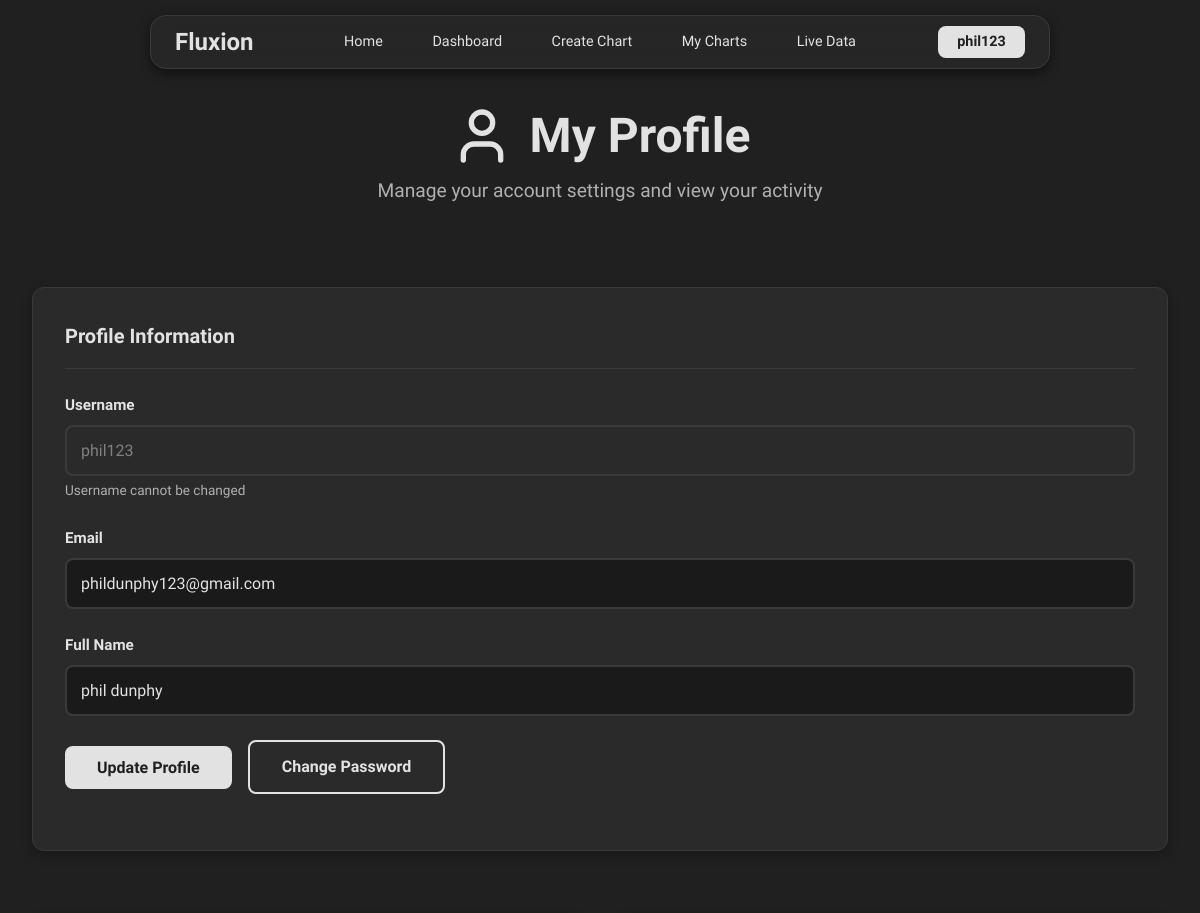
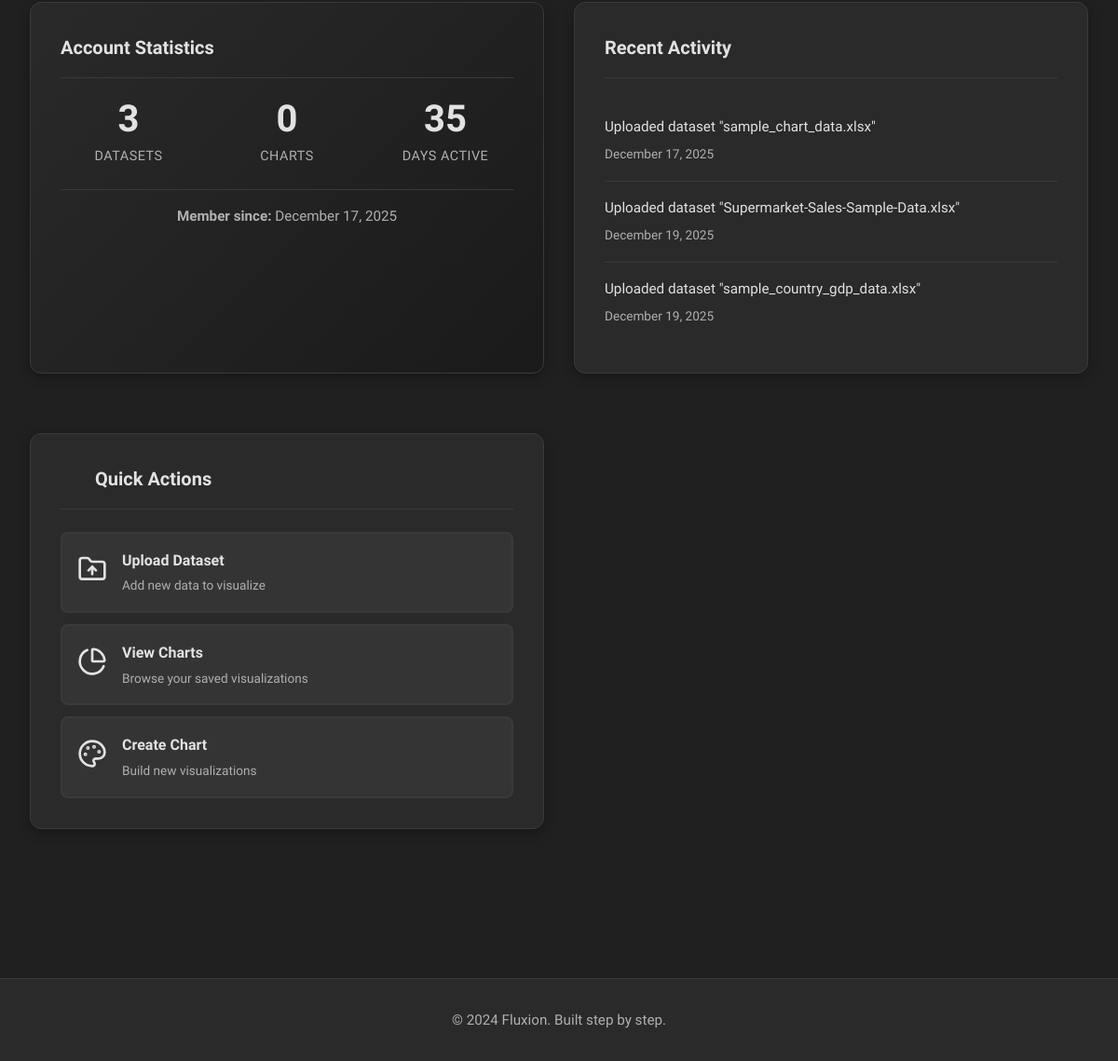
Screenshot of /profile (signed in) with the database file from the repository (2 pictures, top to bottom).
### models.py (models this page shows, shortened)
class User(UserMixin, db.Model):
    id = db.Column(db.Integer, primary_key=True)
    username = db.Column(db.String(80), unique=True, nullable=False)
    email = db.Column(db.String(120), unique=True, nullable=False)
    password_hash = db.Column(db.String(200), nullable=False)
    full_name = db.Column(db.String(100), nullable=True)
    created_at = db.Column(db.DateTime, default=datetime.utcnow)
    is_active = db.Column(db.Boolean, default=True)
    datasets = db.relationship('Dataset', backref='owner', lazy=True, cascade='all, delete-orphan')
    charts = db.relationship('Chart', backref='owner', lazy=True, cascade='all, delete-orphan')

### app.py (the view)
@app.route('/profile', methods=['GET', 'POST'])
@login_required
def profile():
    form = ProfileForm(current_user.email)
    if form.validate_on_submit():
        current_user.email = form.email.data
        current_user.full_name = form.full_name.data
        db.session.commit()
        flash('Your profile has been updated.', 'success')
        return redirect(url_for('profile'))
    elif request.method == 'GET':
        form.username.data = current_user.username
        form.email.data = current_user.email
        form.full_name.data = current_user.full_name
    days_since_joined = (datetime.utcnow() - current_user.created_at).days
    recent_activity = []
    if current_user.datasets:
        for dataset in current_user.datasets[-3:]:
            recent_activity.append({
                'icon': '📊',
                'text': f'Uploaded dataset "{dataset.original_filename}"',
                'time': dataset.upload_date.strftime('%B %d, %Y'),
            })
    return render_template('auth/profile.html',
                           form=form,
                           days_since_joined=days_since_joined,
                           recent_activity=recent_activity)

### forms.py (shortened to what this page needs)
class ProfileForm(FlaskForm):
    username = StringField('Username', validators=[
        DataRequired(),
        Length(min=3, max=20)
    ], render_kw={'readonly': True})  # Username not editable
    email = StringField('Email', validators=[
        DataRequired(),
        Email()
    ])
    full_name = StringField('Full Name', validators=[
        Length(max=100)
    ])
    submit = SubmitField('Update Profile')
    def __init__(self, original_email, *args, **kwargs):
        super(ProfileForm, self).__init__(*args, **kwargs)
        self.original_email = original_email

### app.py (called while the page is built)
@login_manager.user_loader
def load_user(user_id):
    return User.query.get(int(user_id))

### templates/auth/profile.html (shortened to what this page needs)
{% extends "base.html" %}
{% block content %}
<div class="container">
    <div class="profile-header">
        <h1>
            My Profile
        </h1>
        <p>Manage your account settings and view your activity</p>
    </div>
    <div class="profile-grid">
        <div class="card profile-card">
            <div class="card-header">
                <h3 class="card-title">
                    Profile Information
                </h3>
            </div>
            <form method="POST" class="profile-form">
                <div class="form-group">
                    {{ form.username.label(class="form-label") }}
                    {{ form.username(class="form-control", readonly=true) }}
                    <small class="form-help">Username cannot be changed</small>
                </div>
                <div class="form-group">
                    {{ form.email.label(class="form-label") }}
                    {{ form.email(class="form-control" + (" error" if form.email.errors else "")) }}
                </div>
                <div class="form-group">
                    {{ form.full_name.label(class="form-label") }}
                    {{ form.full_name(class="form-control" + (" error" if form.full_name.errors else "")) }}
                </div>
                <div class="form-group">
                    {{ form.submit(class="btn btn-primary") }}
                    <a href="{{ url_for('change_password') }}" class="btn btn-secondary">
                        Change Password
                    </a>
                </div>
            </form>
        </div>
        <div class="card stats-card">
            <div class="card-header">
                <h3 class="card-title">
                Account Statistics
                </h3>
            </div>
            <div class="stats-grid">
                <div class="stat-item">
                    <div class="stat-number">{{ current_user.datasets|length }}</div>
                    <div class="stat-label">Datasets</div>
                </div>
                <div class="stat-item">
                    <div class="stat-number">{{ current_user.charts|length }}</div>
                    <div class="stat-label">Charts</div>
                </div>
                <div class="stat-item">
                    <div class="stat-number">{{ days_since_joined }}</div>
                    <div class="stat-label">Days Active</div>
                </div>
            </div>
            <div class="member-since">
                <p><strong>Member since:</strong> {{ current_user.created_at.strftime('%B %d, %Y') }}</p>
            </div>
        </div>
        <div class="card activity-card">
            <div class="card-header">
                <h3 class="card-title">
                   Recent Activity
                </h3>
            </div>
            <div class="activity-list">
                {% if recent_activity %}
                    {% for activity in recent_activity %}
                        <div class="activity-item">
                            <div class="activity-content">
                                <p class="activity-text">{{ activity.text }}</p>
                                <span class="activity-time">{{ activity.time }}</span>
                            </div>
                        </div>
                    {% endfor %}
                {% endif %}
            </div>
        </div>
        <div class="card actions-card">
            <div class="card-header">
                <h3 class="card-title">
                    <svg class="icon icon-md"></svg>
                    Quick Actions
                </h3>
            </div>
            <div class="actions-list">
                <a href="{{ url_for('dashboard') }}" class="action-button">
                    <div class="action-icon">
                    </div>
                    <div class="action-content">
                        <h4>Upload Dataset</h4>
                        <p>Add new data to visualize</p>
                    </div>
                </a>
                <a href="{{ url_for('charts') }}" class="action-button">
                    <div class="action-icon">
                    </div>
                    <div class="action-content">
                        <h4>View Charts</h4>
                        <p>Browse your saved visualizations</p>
                    </div>
                </a>
                <a href="{{ url_for('create_chart') }}" class="action-button">
                    <div class="action-icon">
                    </div>
                    <div class="action-content">
                        <h4>Create Chart</h4>
                        <p>Build new visualizations</p>
                    </div>
                </a>
            </div>
        </div>
    </div>
</div>
{% endblock %}
{% block extra_css %}
<link rel="stylesheet" href="{{ url_for('static', filename='css/profile.css') }}">
{% endblock %}

### templates/base.html (shortened to what this page needs)
<!DOCTYPE html>
<html lang="en">
<head>
    <link rel="stylesheet" href="{{ url_for('static', filename='css/base.css') }}">
    {% block extra_css %}{% endblock %}
</head>
<body>
    <div class="navbar-container">
        <div class="navbar-logo">
            <a href="{{ url_for('landing') }}">
                <h3>Fluxion</h3>
            </a>
        </div>
        <nav class="navbar-center">
            <ul class="navbar-links">
                <li><a href="{{ url_for('landing') }}" class="{% if request.endpoint == 'landing' %}active{% endif %}">Home</a></li>
                {% if current_user.is_authenticated %}
                    <li><a href="{{ url_for('dashboard') }}" class="{% if request.endpoint == 'dashboard' %}active{% endif %}">Dashboard</a></li>
                    <li><a href="{{ url_for('create_chart') }}" class="{% if request.endpoint == 'create_chart' %}active{% endif %}">Create Chart</a></li>
                    <li><a href="{{ url_for('charts') }}" class="{% if request.endpoint == 'charts' %}active{% endif %}">My Charts</a></li>
                    <li><a href="{{ url_for('live_data') }}" class="{% if request.endpoint == 'live_data' %}active{% endif %}">Live Data</a></li>
                {% endif %}
            </ul>
        </nav>
        <div class="navbar-profile">
            {% if current_user.is_authenticated %}
                <div class="navbar-user">
                    <button class="user-btn" onclick="toggleUserMenu()">
                        <span class="user-name">{{ current_user.username }}</span>
                    </button>
                </div>
            {% else %}
                <div class="navbar-auth">
                    <a href="{{ url_for('login') }}" class="auth-btn login-btn">Login</a>
                    <a href="{{ url_for('signup') }}" class="auth-btn signup-btn">Sign Up</a>
                </div>
            {% endif %}
        </div>
    </div>
    <main class="main-content">
        {% block content %}{% endblock %}
    </main>
    <footer class="footer">
        <div class="footer-container">
            <p>&copy; 2024 Fluxion. Built step by step.</p>
        </div>
    </footer>
</body>
</html>

### static/css/base.css (style rules this page uses)
* { margin: 0; padding: 0; box-sizing: border-box; }
:root { --primary-bg: #202020; --secondary-bg: #2a2a2a; --primary-color: #E2E2E2; --text-dark: #E2E2E2; --text-light: #b0b0b0; --white: #202020; --border-radius: 8px; --border-radius-lg: 12px; }
body { font-family: 'Bricolage Grotesque', sans-serif; background-color: #202020; color: var(--text-dark); line-height: 1.6; font-weight: 400; }
.navbar-container { position: fixed; top: 15px; left: 50%; transform: translateX(-50%); width: 75%; max-width: 1200px; background: rgba(42, 42, 42, 0.651); backdrop-filter: blur(10px); -webkit-backdrop-filter: blur(10px); padding: 0.5rem 1.5rem; box-shadow: 0 4px 12px rgba(0, 0, 0, 0.5); border: 1px solid #3a3a3a; border-radius: 16px; z-index: 1000; transition: all 0.3s ease; display: grid; grid-template-columns: 1fr 2fr 1fr; align-items: center; gap: 1rem; }
.navbar-logo { display: flex; align-items: center; justify-content: flex-start; }
.navbar-logo h3 { display: inline-block; line-height: 0; margin-top: 15px; color: #E2E2E2; }
.navbar-center { display: flex; justify-content: center; }
.navbar-links { list-style: none; display: flex; gap: 1.5rem; margin: 0; padding: 0; align-items: center; }
.navbar-links li { margin: 0; }
.navbar-links li a { text-decoration: none; font-size: 0.9rem; font-weight: 500; color: #E2E2E2; padding: 0.4rem 0.8rem; border-radius: 8px; transition: all 0.3s ease; display: block; white-space: nowrap; }
.navbar-profile { display: flex; align-items: center; justify-content: flex-end; }
.navbar-user { position: relative; }
.user-btn { background: #E2E2E2; color: #202020; border: none; padding: 0.45rem 1.2rem; border-radius: 8px; font-weight: 600; font-size: 0.9rem; cursor: pointer; font-family: inherit; transition: all 0.3s ease; display: flex; align-items: center; gap: 0.5rem; white-space: nowrap; }
.user-name { font-size: 0.9rem; }
.main-content { min-height: calc(100vh - 140px); padding: 2rem 0; }
.container { max-width: 1200px; margin: 0 auto; padding: 0 2rem; }
h1 { font-size: 3rem; font-weight: 700; color: #E2E2E2; margin-bottom: 1rem; line-height: 1.2; }
h3 { font-size: 1.5rem; font-weight: 600; color: #E2E2E2; margin-bottom: 0.75rem; }
p { color: #b0b0b0; margin-bottom: 1rem; font-size: 1.1rem; }
.btn { display: inline-block; padding: 0.75rem 2rem; border-radius: var(--border-radius); text-decoration: none; font-weight: 600; font-size: 1rem; border: none; cursor: pointer; transition: all 0.2s ease; font-family: inherit; }
.btn-primary { background-color: #E2E2E2; color: #202020; }
.btn-secondary { background-color: #2a2a2a; color: #E2E2E2; border: 2px solid #E2E2E2; }
.card { background: #2a2a2a; border-radius: var(--border-radius-lg); box-shadow: 0 4px 12px rgba(0, 0, 0, 0.3); border: 1px solid #3a3a3a; padding: 2rem; margin-bottom: 2rem; transition: all 0.2s ease; }
.card-header { border-bottom: 1px solid #3a3a3a; padding-bottom: 1rem; margin-bottom: 1.5rem; }
.card-title { font-size: 1.25rem; font-weight: 600; color: #E2E2E2; margin: 0; }
.footer { background: #2a2a2a; border-top: 1px solid #3a3a3a; padding: 2rem 0; margin-top: 4rem; }
.footer-container { max-width: 1200px; margin: 0 auto; text-align: center; padding: 0 2rem; }
.footer p { color: #b0b0b0; margin: 0; font-size: 0.95rem; }

### rows the page displays
User: username "phil123", email "phildunphy123@gmail.com", full_name "phil dunphy", created_at "December 17, 2025"

### other values shown
{{ current_user.datasets|length }} "3"
{{ current_user.charts|length }} "0"
{{ activity.text }} "Uploaded dataset \"sample_chart_data.xlsx\"" "Uploaded dataset \"Supermarket-Sales-Sample-Data.xlsx\"" "Uploaded dataset \"sample_country_gdp_data.xlsx\""
{{ activity.time }} "December 17, 2025" "December 19, 2025" "December 19, 2025"
